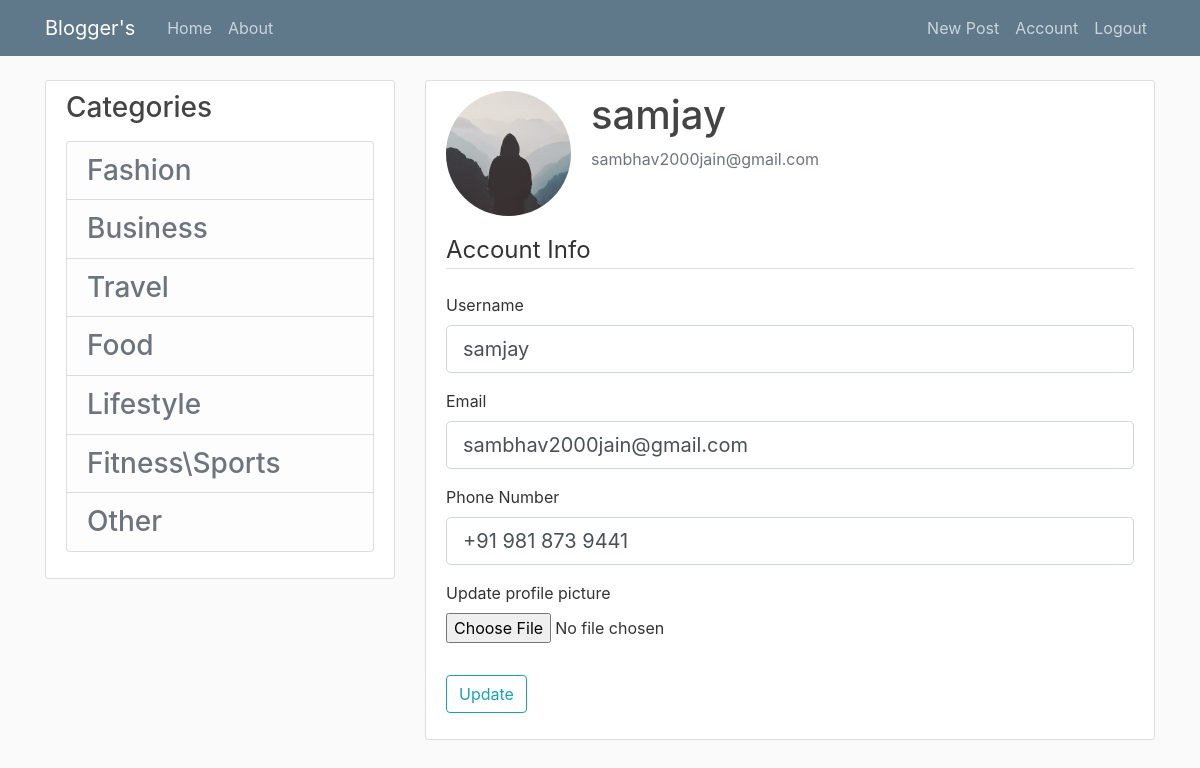
Page /account (signed in) on the committed database.
### blog/models.py (models this page shows, shortened)
class User(db.Model, UserMixin):
    id = db.Column(db.Integer, primary_key=True)
    username = db.Column(db.String(20), unique=True, nullable=False)
    email = db.Column(db.String(120), unique=True, nullable=False)
    phone = db.Column(db.String(15), unique=True, nullable=False)
    image_file = db.Column(db.String(20), nullable=False, default='default.jpg')
    password = db.Column(db.String(60), nullable=False)
    posts = db.relationship('Post', backref='author', lazy=True)

### blog/routes.py (the view)
@app.route("/account", methods=['GET', 'POST'])
@login_required
def account():
    form = UpdateAccountForm()
    if form.validate_on_submit():
        if form.picture.data:
            picture_file = save_picture(form.picture.data)
            current_user.image_file = picture_file
        current_user.username = form.username.data
        current_user.email = form.email.data
        current_user.phone = form.phone.data
        db.session.commit()
        return redirect(url_for('account'))
    elif request.method == 'GET':
        form.username.data = current_user.username
        form.email.data = current_user.email
        form.phone.data = current_user.phone
    image_file = url_for('static', filename='profile_pics/' + current_user.image_file)
    return render_template('account.html', title='account', image_file=image_file, form=form)

### blog/forms.py (shortened to what this page needs)
class UpdateAccountForm(FlaskForm):
    username = StringField('Username', validators=[DataRequired(), Length(min=2, max=20)])
    email = StringField('Email', validators=[DataRequired(), Email()])
    phone = StringField('Phone Number', validators=[DataRequired()])
    picture = FileField('Update profile picture', validators=[FileAllowed(['jpg', 'png'])])
    submit = SubmitField('Update')

### blog/models.py (called while the page is built)
@login_manager.user_loader
def load_user(user_id):
    return User.query.get(int(user_id))

### blog/templates/account.html (shortened to what this page needs)
{% extends "layout.html" %}
{% block content %}
<div class="content-section">
  <div class="media">
    <img class="rounded-circle account-img" src="{{image_file}}">
    <div class="media-body">
      <h2 class="account-heading">{{current_user.username}}</h2>
      <p class="text-secondary">{{current_user.email}}</p>
    </div>
  </div>
        <form method="POST" action="" enctype="multipart/form-data">
            <fieldset class="form-group">
                <legend class="border-bottom mb-4">Account Info</legend>
                <div class="form-group">
                    {{form.username.label(class="form-control-label")}}
                    {% if form.username.errors %}
                       {{form.username(class="form-control form-control-lg is-invalid")}}
                        <div class="invalid-feedback">
                            {% for error in form.username.errors %}
                                <span>{{error}}</span>
                            {% endfor %}
                        </div>
                    {% else %}
                      {{form.username(class="form-control form-control-lg")}}
                    {% endif %}
                </div>
                <div class="form-group">
                    {{form.email.label(class="form-control-label")}}
                     {% if form.email.errors %}
                       {{form.email(class="form-control form-control-lg is-invalid")}}
                        <div class="invalid-feedback">
                            {% for error in form.email.errors %}
                                <span>{{error}}</span>
                            {% endfor %}
                        </div>
                     {% else %}
                        {{form.email(class="form-control form-control-lg")}}
                     {% endif %}
                </div>
                 <div class="form-group">
                    {{form.phone.label(class="form-control-label")}}
                     {% if form.phone.errors %}
                       {{form.phone(class="form-control form-control-lg is-invalid")}}
                        <div class="invalid-feedback">
                            {% for error in form.phone.errors %}
                                <span>{{error}}</span>
                            {% endfor %}
                        </div>
                     {% else %}
                        {{form.phone(class="form-control form-control-lg")}}
                     {% endif %}
                </div>
                <div class="form-group">
                    {{form.picture.label()}}
                    {{form.picture(class="form-control-file")}}
                </div>
            </fieldset>
            <div class="form-group">
                {{form.submit(class="btn btn-outline-info")}}
            </div>
        </form>
</div>
{% endblock content %}

### blog/static/main.css (style rules this page uses)
body { background: #fafafa; color: #333333; margin-top: 5rem; }
h1, h2, h3, h4, h5, h6 { color: #444444; }
.content-section { background: #ffffff; padding: 10px 20px; border: 1px solid #dddddd; border-radius: 3px; margin-bottom: 20px; }
.account-img { height: 125px; width: 125px; margin-right: 20px; margin-bottom: 16px; }
.account-heading { font-size: 2.5rem; }

### rows in the picture
User: username "samjay", email "sambhav2000jain@gmail.com", phone "+91 981 873 9441"
